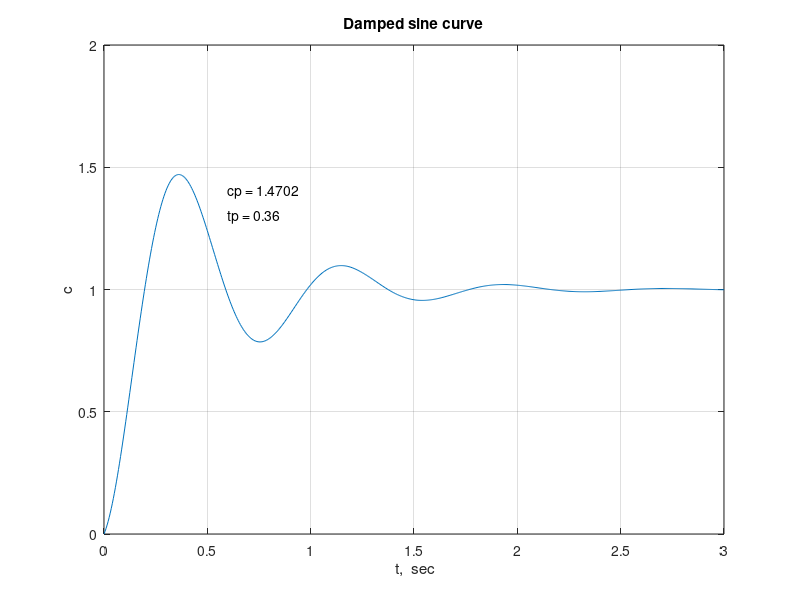

MATLAB code to generate this figure:
t=0:.005:3;
c = 1+ exp(-2*t).*sin(8*t - pi/2);
[cp, k] = max(c)           % cp is the maximum value of c at interval k
tp = t(k)                  % tp is the peak time
plot(t, c), xlabel(' t,  sec'), ylabel('c'), grid
title('Damped sine curve')
text(0.6, 1.4,['cp = ',num2str(cp)]) % Text in quote & the value of cp are
                                     % printed at the specified location
text(0.6, 1.3,['tp = ',num2str(tp)])

% use of ginputcommand
% [tp, cp] = ginput
